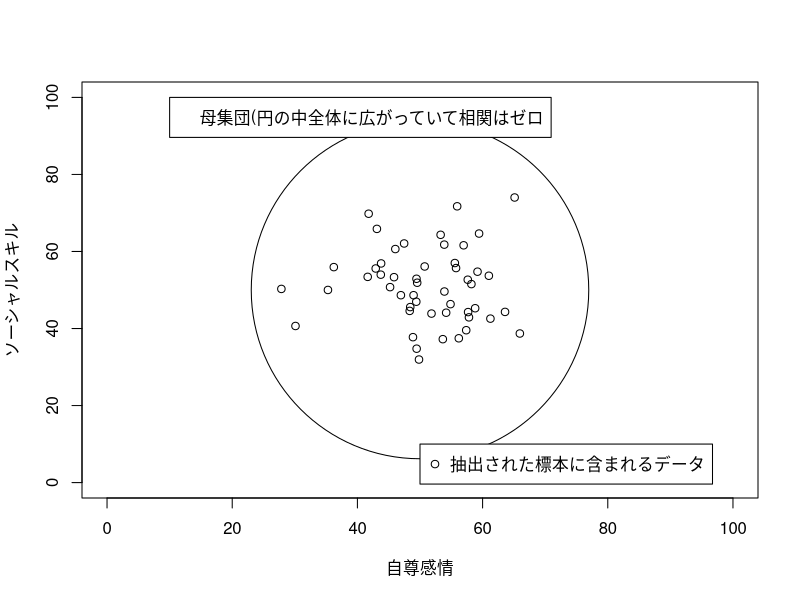

The R script that drew this image:
## ---- chunk 1
set.seed(1)
A <- rnorm(50)
B <- rnorm(50)
自尊感情 <- 10*A+50
ソーシャルスキル <- 10*B+50
## ---- chunk 2
plot(自尊感情,ソーシャルスキル,xlim=c(0,100), ylim=c(0,100))
points(50,50,cex=45)
legend(50,10,legend="抽出された標本に含まれるデータ",pch=1)
legend(10,100,legend="母集団(円の中全体に広がっていて相関はゼロ")
## ---- chunk 3
1+1
2+2
3+4
5+5
## ---- chunk 4



